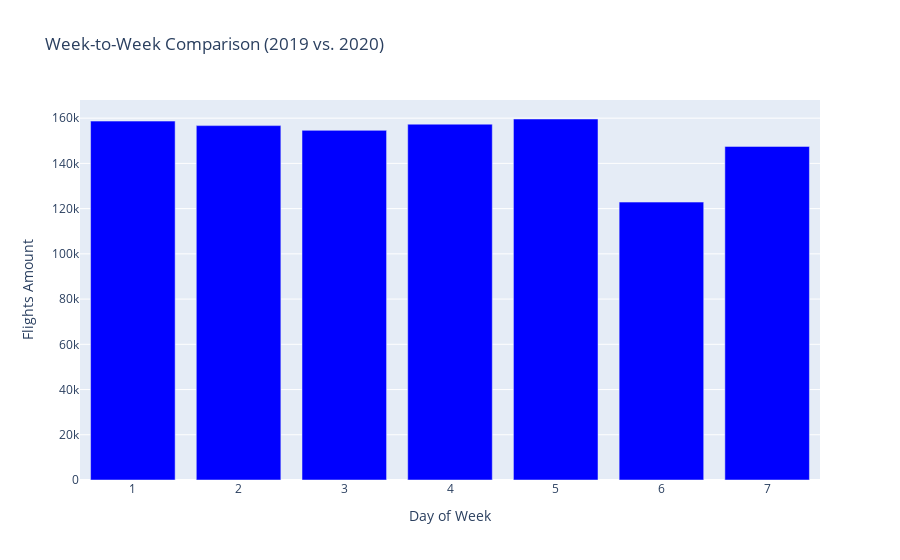

The notebook cell saved with this chart:
### Code cell
# podział danych na dwie serie (dla lat 2019 i 2020)
df_2019 = day_to_day_comparision_df[day_to_day_comparision_df['year'] == 2019]
df_2020 = day_to_day_comparision_df[day_to_day_comparision_df['year'] == 2020]


day_to_day_comparision_fig = go.Figure()


day_to_day_comparision_fig.add_trace(go.Bar(
    x=df_2019['day_of_week'],
    y=df_2019['flights_amount'],
    name='2019',
    marker_color='blue'  
))


day_to_day_comparision_fig.add_trace(go.Bar(
    x=df_2020['day_of_week'],
    y=df_2020['flights_amount'],
    name='2020',
    marker_color='orange'  
))


day_to_day_comparision_fig.update_layout(barmode='group', xaxis_title='Day of Week', yaxis_title='Flights Amount', title='Week-to-Week Comparison (2019 vs. 2020)')


day_to_day_comparision_fig.show()

### Figure 1 — Plotly figure (JSON) as saved in the notebook; plotly's stock layout.template omitted (floating-point values rounded to 4 significant figures)
{"data": [{"marker": {"color": "blue"}, "name": "2019", "type": "bar", "x": [1, 2, 3, 4, 5, 6, 7], "y": [158693, 156704, 154610, 157352, 159632, 122884, 147516]}, {"marker": {"color": "orange"}, "name": "2020", "type": "bar", "x": [], "y": []}], "layout": {"barmode": "group", "title": {"text": "Week-to-Week Comparison (2019 vs. 2020)"}, "xaxis": {"title": {"text": "Day of Week"}}, "yaxis": {"title": {"text": "Flights Amount"}}}}
